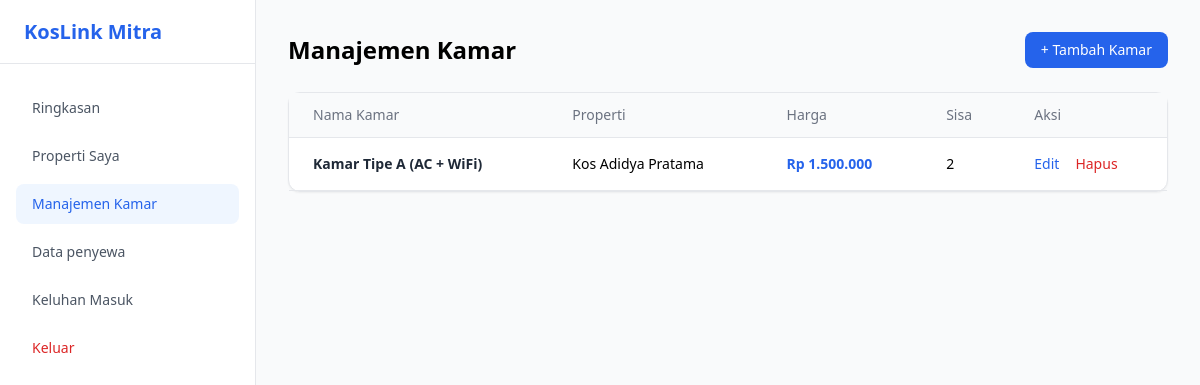
/mitra/kamar.php (signed in), run on the app's committed database.
### tables this page shows
CREATE TABLE IF NOT EXISTS Kamar (
    id_kamar    INT AUTO_INCREMENT PRIMARY KEY,
    id_properti INT NOT NULL,
    nama_kamar  VARCHAR(100) NOT NULL,
    harga_bulan DECIMAL(10,2) NOT NULL,
    sisa_kamar  INT NOT NULL DEFAULT 0,
    fasilitas   TEXT,
    FOREIGN KEY (id_properti) REFERENCES Properti_Kos(id_properti) ON DELETE CASCADE
);

CREATE TABLE IF NOT EXISTS Properti_Kos (
    id_properti INT AUTO_INCREMENT PRIMARY KEY,
    id_mitra    INT NOT NULL,
    nama_kos    VARCHAR(100) NOT NULL,
    lokasi      TEXT NOT NULL,
    tipe_kos    ENUM('campur','putra','putri') NOT NULL DEFAULT 'campur',
    harga_mulai DECIMAL(10,2) NOT NULL DEFAULT 0,   
    deskripsi   TEXT,
    FOREIGN KEY (id_mitra) REFERENCES Mitra(id_mitra) ON DELETE CASCADE
);

### koneksi.php (called while the page is built, shortened)
<?php
require_once __DIR__ . '/includes/helpers.php';
require_once __DIR__ . '/includes/layout.php';
$db_host = 'localhost';
$db_user = 'root';
$db_pass = '';
$db_name = 'koslink_db';
try {
    $conn = mysqli_connect($db_host, $db_user, $db_pass, $db_name, 3306);
    $conn->set_charset('utf8mb4');
} catch (mysqli_sql_exception $ex) {
    http_response_code(500);
    exit('Koneksi database gagal: ' . $ex->getMessage());
}
function q(string $sql, string $types = '', array $params = []): mysqli_stmt
{
    global $conn;
    $stmt = $conn->prepare($sql);
    if ($types !== '') {
        $stmt->bind_param($types, ...$params);
    }
    $stmt->execute();
    return $stmt;
}
function db_all(string $sql, string $types = '', array $params = []): array
{
    return q($sql, $types, $params)->get_result()->fetch_all(MYSQLI_ASSOC);
}

### includes/helpers.php (called while the page is built, shortened)
<?php
function e($v): string
{
    return htmlspecialchars((string)($v ?? ''), ENT_QUOTES, 'UTF-8');
}
function rupiah($angka): string
{
    return "Rp " . number_format((float)$angka, 0, ',', '.');
}

### mitra/kamar.php (the view, shortened to what this page needs)
<?php
require __DIR__ . '/../koneksi.php';
$id_mitra = (int)$_SESSION['id_mitra'];
$rows = db_all("SELECT k.*, p.nama_kos FROM Kamar k JOIN Properti_Kos p ON k.id_properti = p.id_properti
                WHERE p.id_mitra = ? ORDER BY p.nama_kos, k.nama_kamar", 'i', [$id_mitra]);
?>
        <div class="flex justify-between items-center mb-6">
            <h1 class="text-2xl font-bold">Manajemen Kamar</h1>
            <a href="kamar_form.php" class="bg-blue-600 text-white px-4 py-2 rounded-lg text-sm font-medium hover:bg-blue-700">+ Tambah Kamar</a>
        </div>
        <div class="bg-white rounded-xl border shadow-sm">
            <table class="w-full text-left border-collapse text-sm">
                <tr class="bg-gray-50 border-b text-gray-500">
                    <th class="px-6 py-3 font-medium">Nama Kamar</th>
                    <th class="px-6 py-3 font-medium">Properti</th>
                    <th class="px-6 py-3 font-medium">Harga</th>
                    <th class="px-6 py-3 font-medium">Sisa</th>
                    <th class="px-6 py-3 font-medium">Aksi</th>
                </tr>
                <?php foreach ($rows as $row): ?>
                <tr class="border-b hover:bg-gray-50">
                    <td class="px-6 py-4 font-bold text-gray-800"><?= e($row['nama_kamar']) ?></td>
                    <td class="px-6 py-4"><?= e($row['nama_kos']) ?></td>
                    <td class="px-6 py-4 text-blue-600 font-semibold"><?= rupiah($row['harga_bulan']) ?></td>
                    <td class="px-6 py-4"><?= (int)$row['sisa_kamar'] ?></td>
                    <td class="px-6 py-4"><div class="flex gap-4">
                        <a href="kamar_form.php?id=<?= (int)$row['id_kamar'] ?>" class="text-blue-600 hover:underline">Edit</a>
                        <form method="POST" action="kamar_hapus.php" onsubmit="return confirm('Hapus kamar ini?')">
                            <button class="text-red-600 hover:underline">Hapus</button>
                        </form>
                    </div></td>
                </tr>
                <?php endforeach; ?>
            </table>
        </div>

### data on the page
kamar: nama_kamar "Kamar Tipe A (AC + WiFi)", id_properti.nama_kos "Kos Adidya Pratama", harga_bulan "Rp 1.500.000", sisa_kamar "2"

### other printed values
$label "Ringkasan"
$label "Properti Saya"
$label "Manajemen Kamar"
$label "Data penyewa"
$label "Keluhan Masuk"
